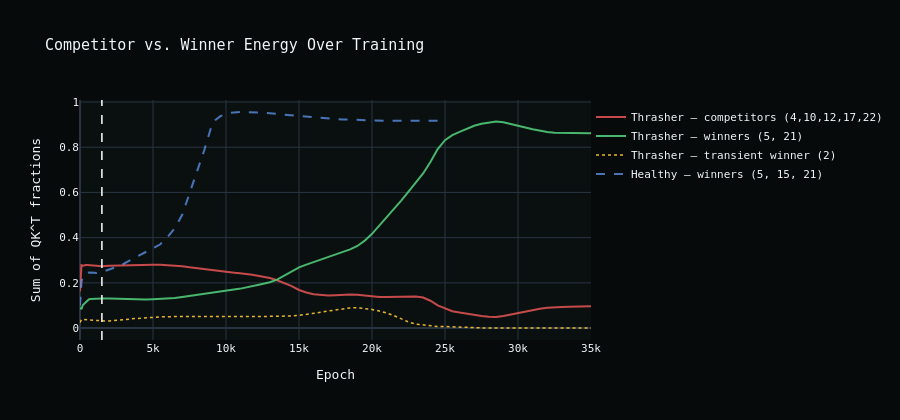

Write notebook code for a chart like this one.
### Markdown cell above
## 3. Competitor Energy Decay

Sum of QK^T fractions across non-winning frequencies over time.
This shows how long the competition window runs — and whether it ever fully resolves.

Competitor set (Thrasher): freq 4, 10, 12, 17, 22

### Code cell
COMPETITOR_FREQS = [4, 10, 12, 17, 22]   # never win in Thrasher
WINNER_FREQS     = [5, 21]               # stable winners
LOST_FREQS       = [2]                   # transient winner

def freq_energy(qk_mean: np.ndarray, freq_labels: list[int]) -> np.ndarray:
    """Sum QK^T fractions across specified frequency labels."""
    indices = [i for i, f in enumerate(FREQ_LABELS) if f in freq_labels]
    return qk_mean[:, indices].sum(axis=1)

t_competitor_energy = freq_energy(t_qk_mean, COMPETITOR_FREQS)
t_winner_energy     = freq_energy(t_qk_mean, WINNER_FREQS)
t_lost_energy       = freq_energy(t_qk_mean, LOST_FREQS)
h_winner_energy     = freq_energy(h_qk_mean, [5, 15, 21])   # healthy winners

fig = go.Figure()

fig.add_trace(go.Scatter(x=t_epochs, y=t_competitor_energy,
    name='Thrasher — competitors (4,10,12,17,22)',
    line=dict(color='rgba(220, 80, 80, 0.9)', width=2)))

fig.add_trace(go.Scatter(x=t_epochs, y=t_winner_energy,
    name='Thrasher — winners (5, 21)',
    line=dict(color='rgba(80, 200, 120, 0.9)', width=2)))

fig.add_trace(go.Scatter(x=t_epochs, y=t_lost_energy,
    name='Thrasher — transient winner (2)',
    line=dict(color='rgba(255, 200, 50, 0.9)', width=1.5, dash='dot')))

fig.add_trace(go.Scatter(x=h_epochs, y=h_winner_energy,
    name='Healthy — winners (5, 15, 21)',
    line=dict(color='rgba(100, 160, 255, 0.7)', width=2, dash='dash')))

fig.add_vline(x=PLATEAU_EPOCH, line=dict(color='white', width=1.5, dash='dash'))

fig.update_layout(
    title='Competitor vs. Winner Energy Over Training',
    xaxis_title='Epoch',
    yaxis_title='Sum of QK^T fractions',
    height=420,
    template='plotly_dark',
    plot_bgcolor='#0a1010',
    paper_bgcolor='#060a0a',
    font=dict(family='IBM Plex Mono, monospace', size=11),
    legend=dict(x=1.0, y=0.99, xanchor='left'),
)
fig.show()
